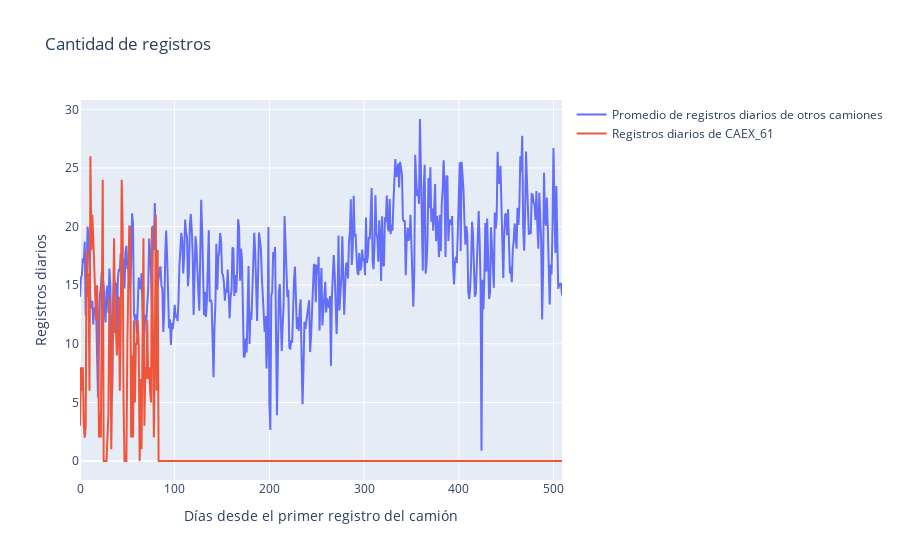

Write notebook code for a chart like this one.
### Code cell
fig = go.Figure()


# Agregar la línea del promedio de los otros camiones
fig.add_trace(
    go.Scatter(
        x=other_trucks_avg_daily_records['date'],
        y=other_trucks_avg_daily_records['avg_daily_records'],
        name='Promedio de registros diarios de otros camiones',
        )
        )

# Agregar los registros diarios de CAEX_61
fig.add_trace(
    go.Scatter(
        x=CAEX_61_daily_records['date'], 
        y=CAEX_61_daily_records['daily_records'],
        name='Registros diarios de CAEX_61')
        )

# Configurar el título y las etiquetas
fig.update_layout(title='Cantidad de registros',
                  xaxis_title='Días desde el primer registro del camión',
                  yaxis_title='Registros diarios')

fig.show()

### Figure 1 — Plotly figure (JSON) as saved in the notebook; plotly's stock layout.template omitted (floating-point values rounded to 4 significant figures; data arrays with more than 128 entries replaced by an {"elided": "..."} marker saying what was removed)
{"data": [{"name": "Promedio de registros diarios de otros camiones", "type": "scatter", "x": {"elided": "510 int values"}, "y": {"elided": "510 float values"}}, {"name": "Registros diarios de CAEX_61", "type": "scatter", "x": {"elided": "510 int values"}, "y": {"elided": "510 int values"}}], "layout": {"title": {"text": "Cantidad de registros"}, "xaxis": {"title": {"text": "Días desde el primer registro del camión"}}, "yaxis": {"title": {"text": "Registros diarios"}}}}
